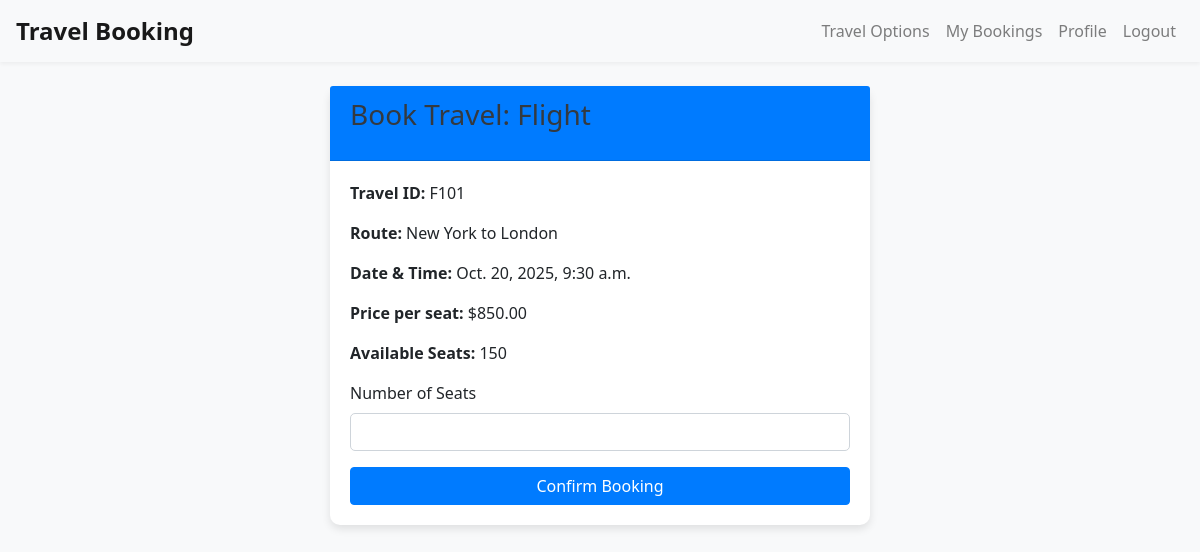
Screenshot of /book/1/ (signed in) with the database file from the repository.
### booking_app/models.py (models this page shows, shortened)
class TravelOption(models.Model):
    TRAVEL_TYPES = (
        ('Flight', 'Flight'),
        ('Train', 'Train'),
        ('Bus', 'Bus'),
    )
    travel_id = models.CharField(max_length=100, unique=True)
    travel_type = models.CharField(max_length=10, choices=TRAVEL_TYPES)
    source = models.CharField(max_length=100)
    destination = models.CharField(max_length=100)
    date_time = models.DateTimeField()
    price = models.DecimalField(max_digits=10, decimal_places=2)
    available_seats = models.IntegerField()

### booking_app/views.py (the view, shortened to what this page needs)
# urls.py: path('book/<int:travel_id>/', views.book_travel, name='book_travel'),
@login_required
def book_travel(request, travel_id):
    travel_option = get_object_or_404(TravelOption, id=travel_id)
    return render(request, 'book_travel.html', {'travel_option': travel_option})

### booking_app/templates/book_travel.html (shortened to what this page needs)
{% extends 'base.html' %}
{% load static %}
{% block content %}
<div class="row justify-content-center">
    <div class="col-md-6">
        <div class="card">
            <div class="card-header">
                <h3>Book Travel: {{ travel_option.travel_type }}</h3>
            </div>
            <div class="card-body">
                <p><strong>Travel ID:</strong> {{ travel_option.travel_id }}</p>
                <p><strong>Route:</strong> {{ travel_option.source }} to {{ travel_option.destination }}</p>
                <p><strong>Date & Time:</strong> {{ travel_option.date_time }}</p>
                <p><strong>Price per seat:</strong> ${{ travel_option.price }}</p>
                <p><strong>Available Seats:</strong> {{ travel_option.available_seats }}</p>
                <form method="post">
                    <div class="form-group">
                        <label for="seats">Number of Seats</label>
                        <input type="number" class="form-control" id="seats" name="seats" min="1" max="{{ travel_option.available_seats }}" required>
                    </div>
                    <button type="submit" class="btn btn-primary btn-block">Confirm Booking</button>
                </form>
            </div>
        </div>
    </div>
</div>
{% endblock %}

### booking_app/static/css/style.css (style rules this page uses)
body { font-family: 'Segoe UI', Tahoma, Geneva, Verdana, sans-serif; background-color: #f8f9fa; }
h1, h2, h3, h4, h5, h6 { color: #343a40; margin-bottom: 1rem; }
.card { border: none; border-radius: 10px; box-shadow: 0 4px 8px rgba(0,0,0,.1); }
.card-header { background-color: #007bff; color: #fff; border-top-left-radius: 10px; border-top-right-radius: 10px; font-weight: bold; }
.form-control { border-radius: 5px; }
.btn-primary { background-color: #007bff; border-color: #007bff; }

### rows the page displays
TravelOption: travel_type "Flight", travel_id "F101", source "New York", destination "London", date_time "Oct. 20, 2025, 9:30 a.m.", price "850.00", available_seats "150"
